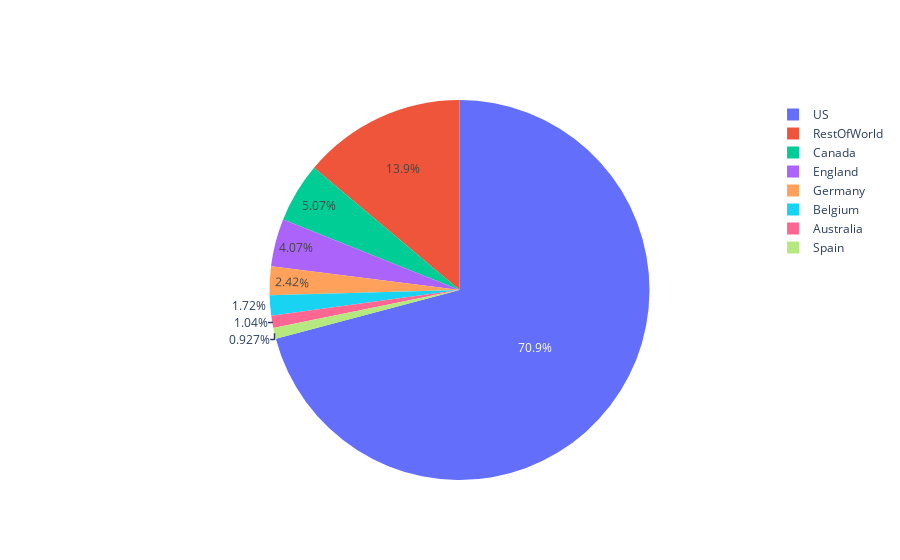

Notebook code for this chart:
### Code cell
fig.show()

### Figure 1 — Plotly figure (JSON) as saved in the notebook; plotly's stock layout.template omitted (floating-point values rounded to 4 significant figures)
{"data": [{"labels": ["US", "Canada", "England", "Germany", "Belgium", "Australia", "Spain", "RestOfWorld"], "type": "pie", "values": [77616, 5547, 4458, 2652, 1881, 1141, 1015, 15198]}], "layout": {}}
